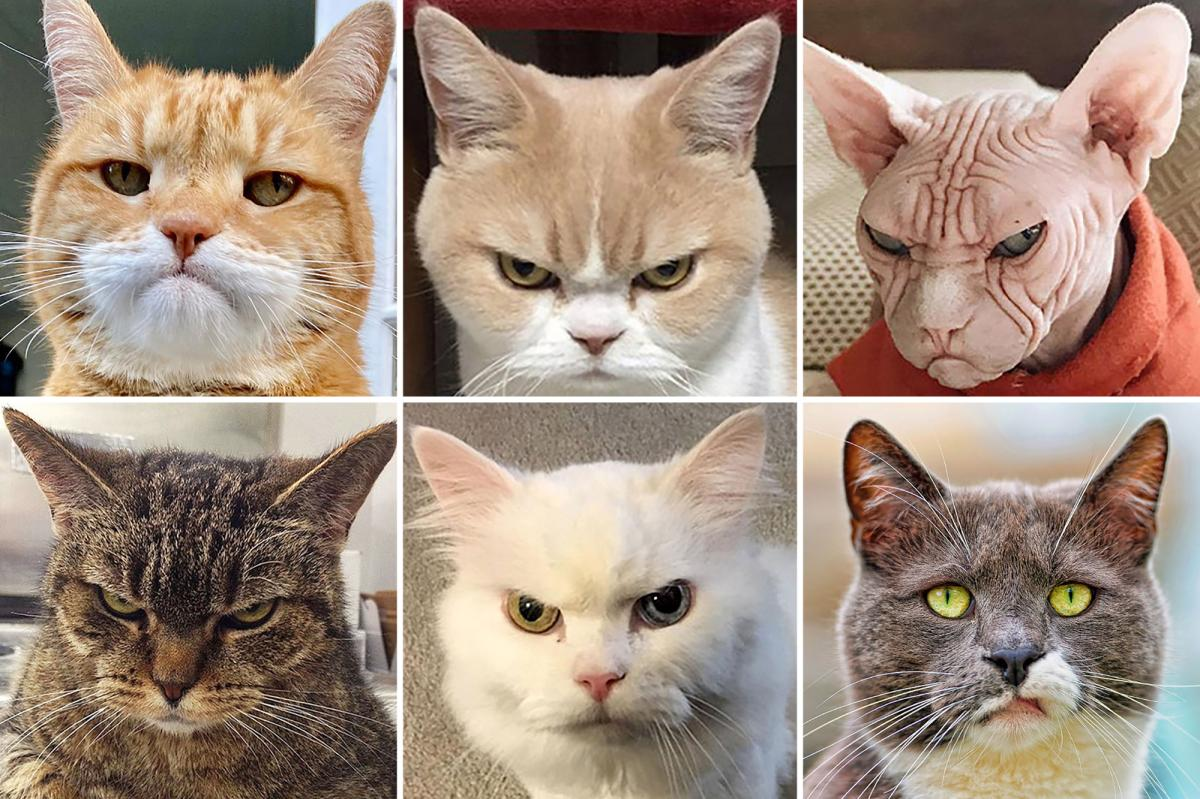
#> input picture Cats.jpg, 1200 x 799 px
$ python CW11.py
#> lines starting #> are read from the running program, lines starting #| are printed output that depends on the picture; after the words box and inside, x2 and y2 are one past the last pixel; in counts of white or black regions, pixels touching at a corner belong together
import cv2

image_path = 'Cats.jpg'
image_cat = cv2.imread(image_path)
#> image_cat is the input picture: shape (799, 1200, 3); mean B, G, R 125.4, 140.3, 160

# cv2.imshow('Cats', image_cat)
# cv2.waitKey(5000)

cats_face_cascade = cv2.CascadeClassifier('haarcascade_frontalcatface_extended.xml')
cats_face = cats_face_cascade.detectMultiScale(image_cat)
#> cats_face = [[814, 266, 28, 28], [817, 290, 29, 29], [810, 300, 29, 29], [822, 299, 32, 32], [816, 309, 30, 30], [845, 308, 30, 30], [835, 318, 32, 32], [146, 204, 78, 78], [451, 153, 291, 291], [454, 490, 287, 287]]

# print(cats_face)
# cv2.imshow('Cats', image_cat)
# cv2.waitKey()

for (x, y, w, h) in cats_face:
    print(x, y, w, h)
    cv2.rectangle(image_cat, (x, y), (x + w, y + h), (0, 0, 255), 3)
#> this loop made 10 passes
#| 814 266 28 28
#| 817 290 29 29
#| 810 300 29 29
#| 822 299 32 32
#| 816 309 30 30
#| 845 308 30 30
#| 835 318 32 32
#| 146 204 78 78
#> (further printed lines are left out)
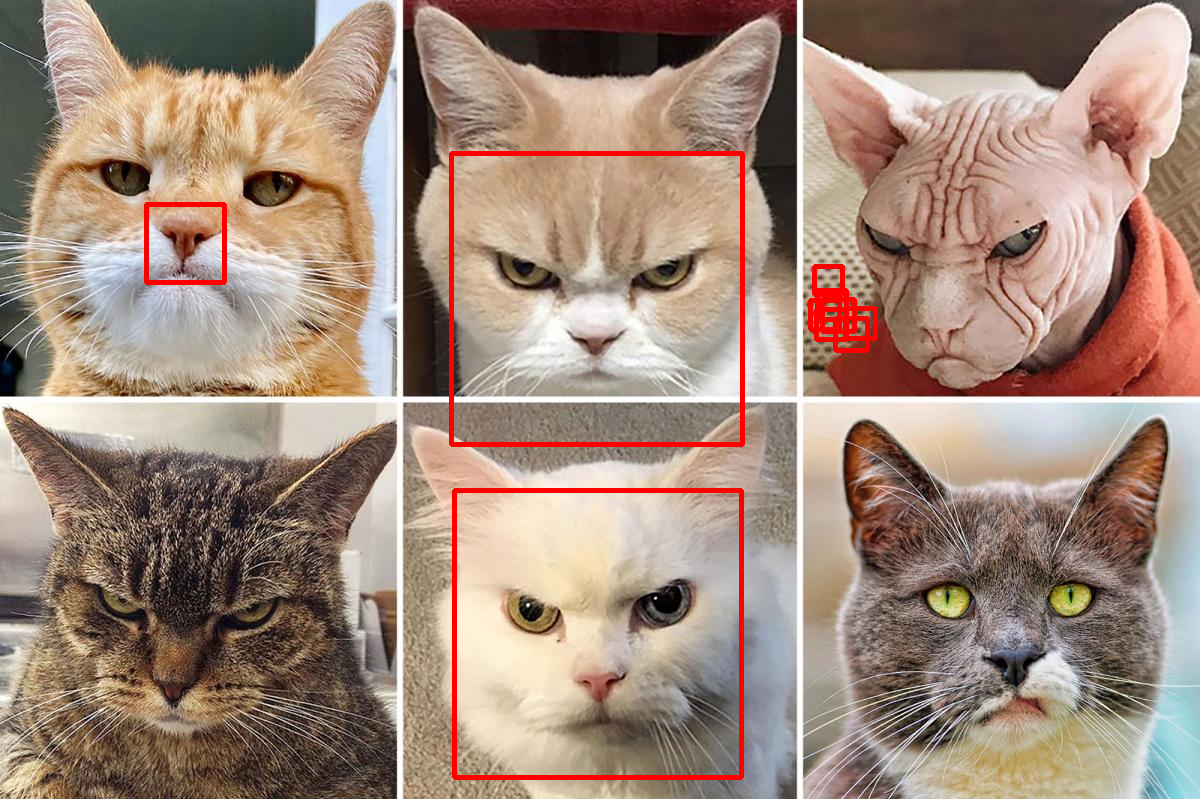
#> image_cat: shape (799, 1200, 3); 1.69% of pixels changed, all inside (x1, y1, x2, y2) = (144, 151, 878, 780)

cv2.imshow('Cats', image_cat)
cv2.waitKey()
